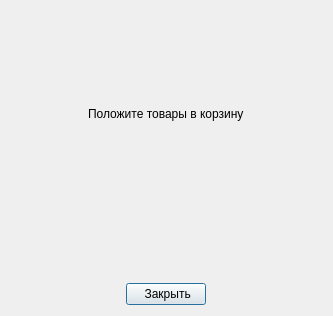
<?xml version="1.0" encoding="UTF-8"?>
<ui version="4.0">
 <class>AddItemsNotification</class>
 <widget class="QDialog" name="AddItemsNotification">
  <property name="geometry">
   <rect>
    <x>0</x>
    <y>0</y>
    <width>333</width>
    <height>316</height>
   </rect>
  </property>
  <property name="windowTitle">
   <string>Ошибка</string>
  </property>
  <property name="styleSheet">
   <string notr="true"/>
  </property>
  <layout class="QVBoxLayout" name="verticalLayout" stretch="144,0,233,0">
   <property name="sizeConstraint">
    <enum>QLayout::SetDefaultConstraint</enum>
   </property>
   <item>
    <spacer name="verticalSpacer_2">
     <property name="orientation">
      <enum>Qt::Vertical</enum>
     </property>
     <property name="sizeHint" stdset="0">
      <size>
       <width>20</width>
       <height>40</height>
      </size>
     </property>
    </spacer>
   </item>
   <item alignment="Qt::AlignHCenter">
    <widget class="QLabel" name="label">
     <property name="sizePolicy">
      <sizepolicy hsizetype="Maximum" vsizetype="Preferred">
       <horstretch>0</horstretch>
       <verstretch>0</verstretch>
      </sizepolicy>
     </property>
     <property name="text">
      <string>Положите товары в корзину</string>
     </property>
    </widget>
   </item>
   <item>
    <spacer name="verticalSpacer">
     <property name="orientation">
      <enum>Qt::Vertical</enum>
     </property>
     <property name="sizeHint" stdset="0">
      <size>
       <width>20</width>
       <height>40</height>
      </size>
     </property>
    </spacer>
   </item>
   <item alignment="Qt::AlignHCenter">
    <widget class="QPushButton" name="pushButton">
     <property name="sizePolicy">
      <sizepolicy hsizetype="Maximum" vsizetype="Fixed">
       <horstretch>0</horstretch>
       <verstretch>0</verstretch>
      </sizepolicy>
     </property>
     <property name="text">
      <string> Закрыть</string>
     </property>
    </widget>
   </item>
  </layout>
 </widget>
 <resources/>
 <connections>
  <connection>
   <sender>pushButton</sender>
   <signal>clicked()</signal>
   <receiver>AddItemsNotification</receiver>
   <slot>close()</slot>
   <hints>
    <hint type="sourcelabel">
     <x>199</x>
     <y>279</y>
    </hint>
    <hint type="destinationlabel">
     <x>199</x>
     <y>149</y>
    </hint>
   </hints>
  </connection>
 </connections>
</ui>
